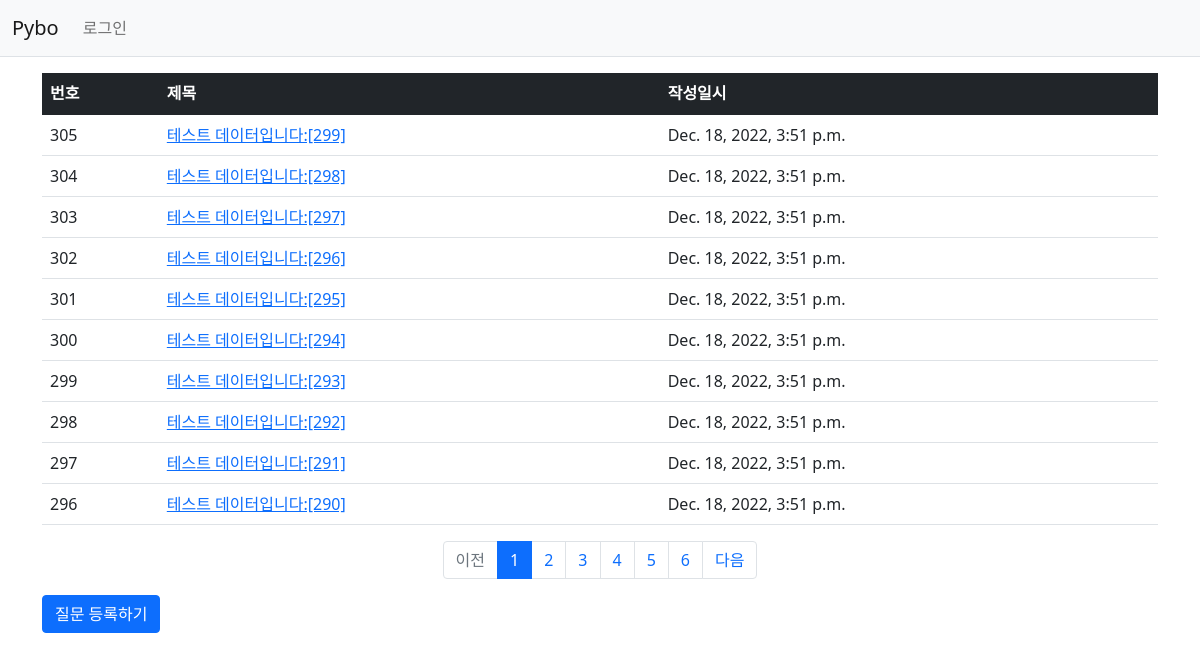
Screenshot of /pybo/ with the database file from the repository.
### pybo/models.py (models this page shows, shortened)
class Question(models.Model):
    subject = models.CharField(max_length=20)
    content = models.TextField()
    create_date = models.DateTimeField()

### pybo/views.py (the view)
# urls.py: path('', views.index, name = "index"),
def index(request):
    page = request.GET.get('page', '1')
    question_list =  Question.objects.order_by('-create_date')
    paginator = Paginator(question_list, 10)    #페이지당 10개 씩 보여주기
    page_obj = paginator.get_page(page)
    print(page_obj)
    context = {'question_list': page_obj}
    return render(request, 'pybo/question_list.html', context)

### pybo/templatetags/pybo_filter.py (called while the page is built)
@register.filter
def sub(value, arg):
    return value - arg

### templates/pybo/question_list.html (shortened to what this page needs)
{% extends 'base.html' %}
{% load pybo_filter %}
{% block content %}
<div class="container my-3">
    <table class="table">
        <thead>
        <tr class="table-dark">
            <th>번호</th>
            <th>제목</th>
            <th>작성일시</th>
        </tr>
        </thead>
        <tbody>
        {% if question_list %}
        {% for question in question_list %}
        <tr>
            <td>
                {{ question_list.paginator.count|sub:question_list.start_index|sub:forloop.counter0|add:1 }}
            </td>
            <td>
                <a href="{% url 'pybo:detail' question.id %}">{{ question.subject }}</a>
            </td>
            <td>{{ question.create_date }}</td>
        </tr>
        {% endfor %}
        {% else %}
        <tr>
            <td colspan="3">질문이 없습니다.</td>
        </tr>
        {% endif %}
        </tbody>
    </table>
    <ul class="pagination justify-content-center">
        {% if question_list.has_previous %}
        <li class="page-item">
            <a class="page-link" href="?page={{ question_list.previous_page_number }}">이전</a>
        </li>
        {% else %}
        <li class="page-item disabled">
            <a class="page-link" tabindex="-1" aria-disabled="true" href="#">이전</a>
        </li>
        {% endif %}
        {% for page_number in question_list.paginator.page_range %}
        {% if page_number >= question_list.number|add:-5 and page_number <= question_list.number|add:5 %}
        {% if page_number == question_list.number %}
        <li class="page-item active" aria-current="page">
            <a class="page-link" href="?page={{ page_number }}">{{ page_number }}</a>
        </li>
        {% else %}
        <li class="page-item">
            <a class="page-link" href="?page={{ page_number }}">{{ page_number }}</a>
        </li>
        {% endif %}
        {% endif %}
        {% endfor %}
        {% if question_list.has_next %}
        <li class="page-item">
            <a class="page-link" href="?page={{ question_list.next_page_number }}">다음</a>
        </li>
        {% else %}
        <li class="page-item disabled">
            <a class="page-link" tabindex="-1" aria-disabled="true" href="#">다음</a>
        </li>
        {% endif %}
    </ul>
    <a href="{% url 'pybo:question_create' %}" class="btn btn-primary">질문 등록하기</a>
</div>
{% endblock %}

### rows the page displays
Question: paginator.count|sub "305", subject "테스트 데이터입니다:[299]", create_date "Dec. 18, 2022, 3:51 p.m."
Question: paginator.count|sub "304", subject "테스트 데이터입니다:[298]", create_date "Dec. 18, 2022, 3:51 p.m."
Question: paginator.count|sub "303", subject "테스트 데이터입니다:[297]", create_date "Dec. 18, 2022, 3:51 p.m."
Question: paginator.count|sub "302", subject "테스트 데이터입니다:[296]", create_date "Dec. 18, 2022, 3:51 p.m."
Question: paginator.count|sub "301", subject "테스트 데이터입니다:[295]", create_date "Dec. 18, 2022, 3:51 p.m."
Question: paginator.count|sub "300", subject "테스트 데이터입니다:[294]", create_date "Dec. 18, 2022, 3:51 p.m."
Question: paginator.count|sub "299", subject "테스트 데이터입니다:[293]", create_date "Dec. 18, 2022, 3:51 p.m."
Question: paginator.count|sub "298", subject "테스트 데이터입니다:[292]", create_date "Dec. 18, 2022, 3:51 p.m."
Question: paginator.count|sub "297", subject "테스트 데이터입니다:[291]", create_date "Dec. 18, 2022, 3:51 p.m."
Question: paginator.count|sub "296", subject "테스트 데이터입니다:[290]", create_date "Dec. 18, 2022, 3:51 p.m."

### other values shown
{{ page_number }} "1"
{{ page_number }} "2" "3" "4" "5" "6"
